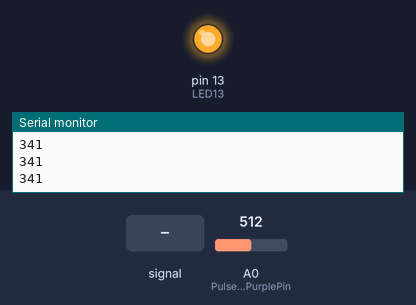
Bench run of a sketch on a simulated Arduino Uno, built with avr-gcc and run on an emulated ATmega328P. Parts: output pins drawn as LEDs (lit = HIGH), the last lines printed to the serial monitor. The test bench sets the inputs (shaded band); at power-on: A0 (PulseSensorPurplePin) = 512.

Above: at 1.2 s.
1.3 s: A0 (PulseSensorPurplePin) fed a 200 Hz sine of ±255 counts around its level
4.3 s: A0 (PulseSensorPurplePin) set to 900
At 5.3 s:
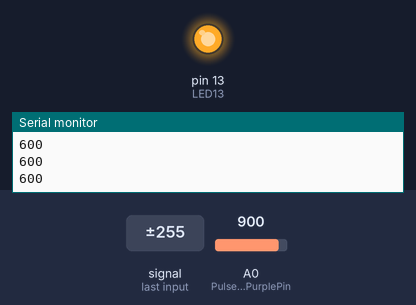
5.8 s: A0 (PulseSensorPurplePin) set to 264
7.3 s: A0 (PulseSensorPurplePin) set to 250
At 7.8 s:
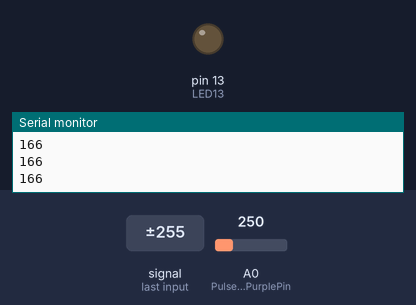
8.8 s: A0 (PulseSensorPurplePin) set to 306
At 10.0 s:
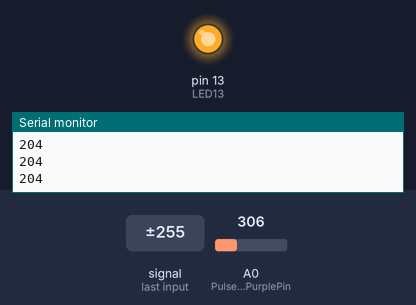
Timing chart, 0 to 11.3 s (numbered marks = the images above; inputs shaded):
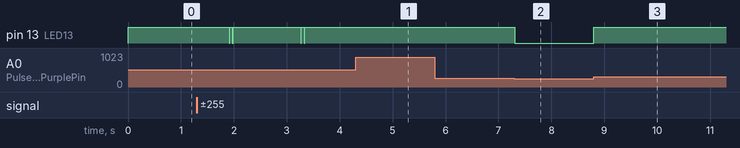

Measured:
- the behaviour switches between 258 and 257 on A0 (PulseSensorPurplePin) (found by bisection; images 1 and 2)
- after the input at 4.3 s, pin 13 (LED13): stays HIGH (without the input it goes to LOW after 0.32 s)
- after the input at 7.3 s, pin 13 (LED13): HIGH → LOW at once
- after the input at 8.8 s, pin 13 (LED13): LOW → HIGH at once

The sketch:

pulse.ino
```cpp
/*  PulseSensor™ Starter Project   http://www.pulsesensor.com
 *
This an Arduino project. It's Best Way to Get Started with your PulseSensor™ & Arduino.
-------------------------------------------------------------
1) This shows a live human Heartbeat Pulse.
2) Live visualization in Arduino's Cool "Serial Plotter".
3) Blink an LED on each Heartbeat.
4) This is the direct Pulse Sensor's Signal.
5) A great first-step in troubleshooting your circuit and connections.
6) "Human-readable" code that is newbie friendly."

*/


//  Variables
int PulseSensorPurplePin = 0;        // Pulse Sensor PURPLE WIRE connected to ANALOG PIN 0
int LED13 = 13;   //  The on-board Arduion LED


int Signal;                // holds the incoming raw data. Signal value can range from 0-1024
int Threshold = 515;            // Determine which Signal to "count as a beat", and which to ingore.


// The SetUp Function:
void setup() {
  pinMode(LED13,OUTPUT);         // pin that will blink to your heartbeat!
   Serial.begin(19200);         // Set's up Serial Communication at certain speed.

}

// The Main Loop Function
void loop() {

for (int i=1; i<=3; i++)
{
  Signal = analogRead(PulseSensorPurplePin);
  Signal=Signal+analogRead(PulseSensorPurplePin);// Read the PulseSensor's value.
}                                            // Assign this value to the "Signal" variable.

   Serial.println(Signal/3);                    // Send the Signal value to Serial Plotter.


   if(Signal > Threshold){                          // If the signal is above "550", then "turn-on" Arduino's on-Board LED.
     digitalWrite(LED13,HIGH);
   } else {
     digitalWrite(LED13,LOW);                //  Else, the sigal must be below "550", so "turn-off" this LED.
   }


delay(10);


}
```
